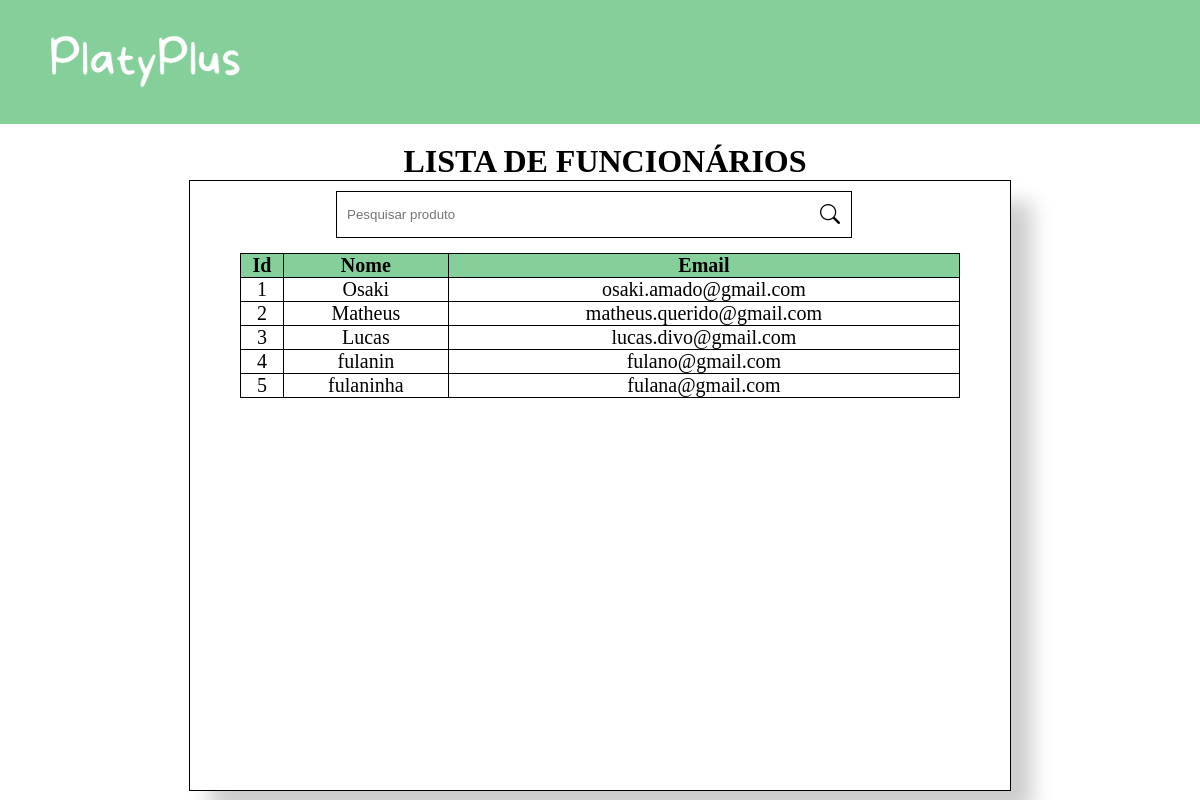
The page /funcionario/lista on the database as committed earlier.
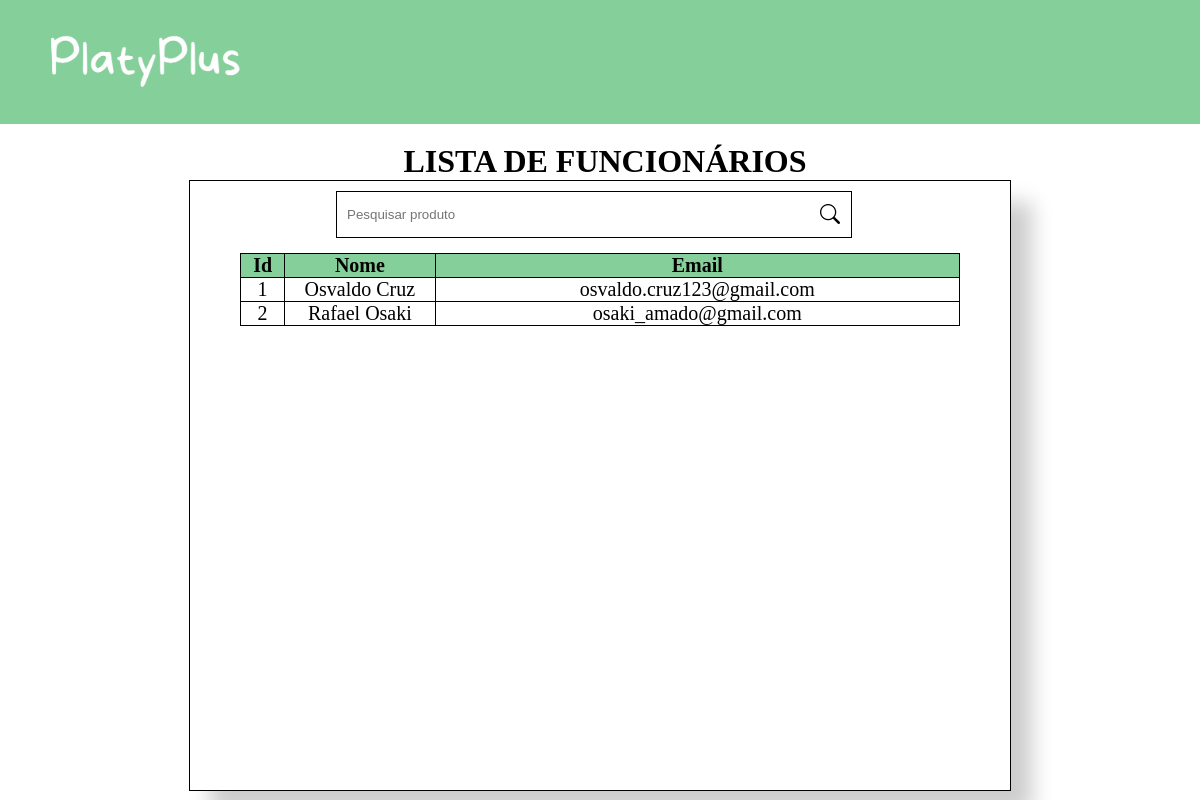
The same page on the database as committed later.
### models.py (models this page shows, shortened)
class Funcionario(Base):
    __tablename__ = 'funcionarios'
    funcionario_id = Column(Integer, primary_key=True, unique=True)
    nome_funcionario = Column(String(80), nullable=False, index=True)
    email_funcionario = Column(String(80), nullable=False, index=True)
    senha_funcionario = Column(String(80), nullable=False, index=True)
    def serialize_funcionario(self):
        dados_funcionario = {
            "funcionario_id": self.funcionario_id,
            "nome_funcionario": self.nome_funcionario,
            "email_funcionario": self.email_funcionario,
            "senha_funcionario": self.senha_funcionario
        }
        return dados_funcionario

### app.py (the view)
@app.route('/funcionario/lista')
def funcionario():
    lista_funcionario = select(Funcionario).select_from(Funcionario)
    lista_funcionario = db_session.execute(lista_funcionario).scalars()
    listaFuncionario = []
    for funcionario in lista_funcionario:
        listaFuncionario.append(funcionario.serialize_funcionario())
    print(listaFuncionario)
    return render_template('funcionario.html', var_funcionarios=listaFuncionario)

### templates/funcionario.html (shortened to what this page needs)
<!DOCTYPE html>
<html lang="pt-br">
<head>
    <link rel="stylesheet" href="/static/funcionario.css">
    <link rel="stylesheet" href="https://cdn.jsdelivr.net/npm/bootstrap-icons@1.10.3/font/bootstrap-icons.css">
</head>
<body>
<header>
    <div class="logo">
        <a href="{{ url_for('inicial') }}">
            <img src="/static/img/PlatyPlusWhite.png">
        </a>
    </div>
</header>
<div class="container">
    <h1>LISTA DE FUNCIONÁRIOS</h1>
    <div class="box">
        <form class="search-container">
            <input type="text" id="search-bar" placeholder="Pesquisar produto">
            <i class="bi bi-search"></i>
        </form>
        <table>
            <tr class="categorias">
                <th class="id">Id</th>
                <th class="id">Nome</th>
                <th class="id">Email</th>
                {% for funcionario in var_funcionarios %}
                    <tr>
                        <td>{{ funcionario.funcionario_id }}</td>
                        <td>{{ funcionario.nome_funcionario }}</td>
                        <td>{{ funcionario.email_funcionario }}</td>
                    </tr>
                {% endfor %}
            </tr>
        </table>
    </div>
</div>
</body>
</html>

### static/funcionario.css (style rules this page uses)
* { margin: 0; padding: 0; }
.container { display: flex; flex-direction: column; justify-content: center; align-items: center; height: calc(100vh - 124px); }
a { text-decoration: none; }
h1 { padding-left: 10px; margin-top: 10px; }
header { background-color: #84cf9a; display: flex; padding: 30px 40px; }
.logo>a>img { height: 60px; }
.box { background-color: #ffffff; display: flex; align-items: center; flex-direction: column; row-gap: 15px; padding-left: 50px; padding-right: 50px; width: 60%; height: 90%; border: 1px solid black; box-shadow: 21px 22px 20px rgba(0, 0, 0, 0.2); font-size: 20px; }
form>i { padding: 12px; position: absolute; }
form { display: flex; flex-direction: column; justify-content: center; align-items: end; margin-top: 10px; width: 70%; }
table { width: 100%; border: 1px solid black; border-collapse: collapse; }
td { text-align: center; border: 1px solid black; }
th { background-color: #84cf9a; border: 1px solid black; }
.id { width: 10px; }

Rows that differ between the two databases and show on the page:
removed Funcionario: funcionario_id "3", nome_funcionario "Lucas", email_funcionario "lucas.divo@gmail.com"
removed Funcionario: funcionario_id "4", nome_funcionario "fulanin", email_funcionario "fulano@gmail.com"
removed Funcionario: funcionario_id "5", nome_funcionario "fulaninha", email_funcionario "fulana@gmail.com"
changed Funcionario id 1: nome_funcionario "Osaki" → "Osvaldo Cruz"; email_funcionario "osaki.amado@gmail.com" → "osvaldo.cruz123@gmail.com"
changed Funcionario id 2: nome_funcionario "Matheus" → "Rafael Osaki"; email_funcionario "matheus.querido@gmail.com" → "osaki_amado@gmail.com"
